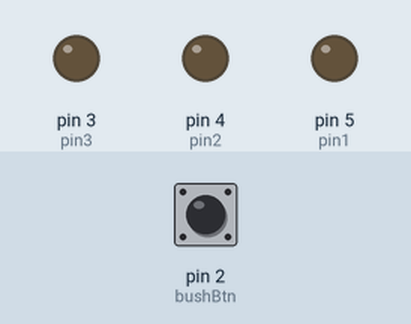
This sketch was run on a simulated Arduino Uno, built with avr-gcc and run on an emulated ATmega328P. Parts: output pins drawn as LEDs (lit = HIGH). Inputs (shaded band) come from the test bench; at power-on: pin 2 (bushBtn) LOW.

Above: at 14.2 s.
14.3 s: pin 2 (bushBtn) pulled HIGH for 0.15 s
At 15.6 s:
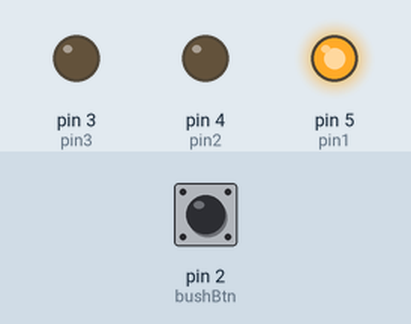
33.8 s: pin 2 (bushBtn) pulled HIGH for 1 s
At 45.2 s:
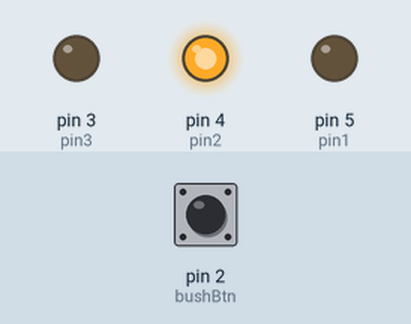
53.3 s: pin 2 (bushBtn) pulled HIGH for 3.2 s
At 67.1 s:
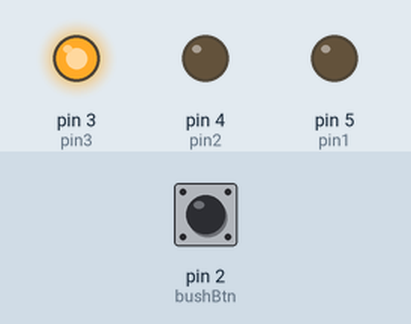
Timing chart, 0 to 72.8 s (numbered marks = the images above; inputs shaded):
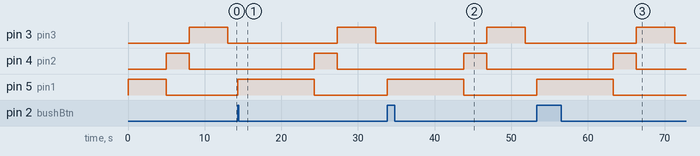

The sketch:

sketch_mar18a.ino
```cpp
int pin1 = 5;
int pin2 = 4;
int pin3 = 3;
int bushBtn = 2;
void setup()
{
  pinMode(pin1, OUTPUT);
  pinMode(pin2, OUTPUT);
  pinMode(pin3, OUTPUT);
  pinMode(bushBtn, INPUT);

  // Serial.begin(9600);
  digitalWrite(pin1, HIGH);
      digitalWrite(pin2, LOW);
      digitalWrite(pin3, LOW);
    	delay(5000);
      digitalWrite(pin1, LOW);
      digitalWrite(pin2, HIGH);
      digitalWrite(pin3, LOW);
    	delay(3000);
      digitalWrite(pin1, LOW);
      digitalWrite(pin2, LOW);
      digitalWrite(pin3, HIGH);
    	delay(5000);
  digitalWrite(pin1, LOW);
      digitalWrite(pin2, LOW);
      digitalWrite(pin3, LOW);
}

void loop()
{
  int value = digitalRead(bushBtn);
  if(value == 1) {
      digitalWrite(pin1, HIGH);
      digitalWrite(pin2, LOW);
      digitalWrite(pin3, LOW);
    	delay(10000);
      digitalWrite(pin1, LOW);
      digitalWrite(pin2, HIGH);
      digitalWrite(pin3, LOW);
    	delay(3000);
      digitalWrite(pin1, LOW);
      digitalWrite(pin2, LOW);
      digitalWrite(pin3, HIGH);
    	delay(5000);
	}
  else {
  	  digitalWrite(pin1, LOW);
      digitalWrite(pin2, LOW);
      digitalWrite(pin3, LOW);
  }
  Serial.println(value);
}
```

Measured:
- after the input at 14.3 s, pin 3 (pin3): LOW → HIGH after 13.0 s, → LOW 5.0 s later; pin 4 (pin2): LOW → HIGH after 10.0 s, → LOW 3.0 s later; pin 5 (pin1): LOW → HIGH at once, → LOW 10.0 s later
- after the input at 33.8 s, pin 3 (pin3): LOW → HIGH after 13.0 s, → LOW 5.0 s later; pin 4 (pin2): LOW → HIGH after 10.0 s, → LOW 3.0 s later; pin 5 (pin1): LOW → HIGH at once, → LOW 10.0 s later
- after the input at 53.3 s, pin 3 (pin3): LOW → HIGH after 13.0 s, → LOW 5.0 s later; pin 4 (pin2): LOW → HIGH after 10.0 s, → LOW 3.0 s later; pin 5 (pin1): LOW → HIGH at once, → LOW 10.0 s later
